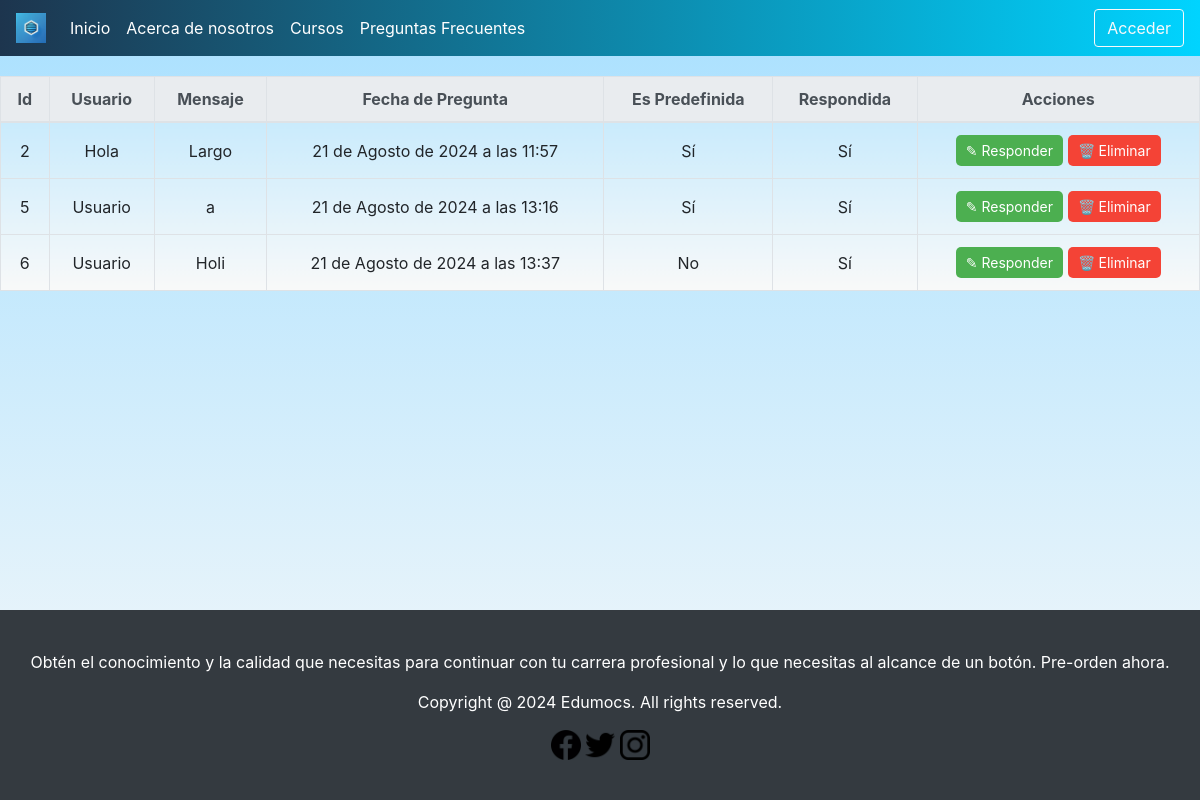
Screenshot of /preguntas/ with the database file from the repository.
### foro/models.py (models this page shows, shortened)
class Pregunta(models.Model):
    id = models.AutoField(primary_key=True,verbose_name="Id_Pregunta")
    nombre_usuario = models.CharField(max_length=100 ,default="Usuario")
    mensaje = models.TextField()
    fecha_pregunta = models.DateTimeField(auto_now_add=True)
    es_predefinida = models.BooleanField(default=False)
    respondida = models.BooleanField(default= False)
    notificado = models.BooleanField(default= False)
    created = models.DateTimeField(auto_now_add= True)

### administrador/views.py (the view)
# urls.py: path('preguntas/', viewsAdmin.verPreguntas, name='verPreguntas'),
def verPreguntas(request):
    pregunta_list = Pregunta.objects.all()
    paginator = Paginator(pregunta_list, 10)  # Muestra 10 preguntas por página
    page_number = request.GET.get('page')
    preguntas = paginator.get_page(page_number)
    return render(request, 'administrador/verPreguntas.html', {'preguntas': preguntas})

### contenido/context_processors.py (called while the page is built)
def notificaciones(request):
    if request.user.is_authenticated and request.user.is_staff:
        notificaciones = Pregunta.objects.filter(respondida=False)
        return {
            'notificaciones': notificaciones,
            'notificaciones_count': notificaciones.count()
        }
    return {}

### administrador/templates/administrador/verPreguntas.html (shortened to what this page needs)
{% extends "contenido/BaseNavBar.html" %}
{% block contenido %}
<div class="table-responsive">
    <table class="table table-bordered table-hover">
        <thead class="thead-light">
            <tr>
                <th>Id</th>
                <th>Usuario</th>
                <th>Mensaje</th>
                <th>Fecha de Pregunta</th>
                <th>Es Predefinida</th>
                <th>Respondida</th>
                <th>Acciones</th>
            </tr>
        </thead>
        <tbody>
            {% for pregunta in preguntas %}
            <tr>
                <td>{{ pregunta.id }}</td>
                <td>{{ pregunta.nombre_usuario }}</td>
                <td>{{ pregunta.mensaje }}</td>
                <td>{{ pregunta.fecha_pregunta }}</td>
                <td>{{ pregunta.es_predefinida|yesno:"Sí,No" }}</td>
                <td>{{ pregunta.respondida|yesno:"Sí,No" }}</td>
                <td>
                    <a href="{% url 'responder_pregunta' pregunta.id %}">
                        <button class="btn btn-edit btn-sm">&#x270E; Responder</button>
                    </a>
                    <a href="{% url 'eliminar_pregunta' pregunta.id %}" onclick="return confirm('¿Estás seguro de que deseas eliminar esta pregunta?');">
                        <button class="btn btn-delete btn-sm">&#x1F5D1; Eliminar</button>
                    </a>
                </td>
            </tr>
            {% endfor %}
        </tbody>
    </table>
</div>
{% endblock contenido %}

### contenido/templates/contenido/BaseNavBar.html (shortened to what this page needs)
{% block navbar %}
<head>
    <link href="https://stackpath.bootstrapcdn.com/bootstrap/4.5.2/css/bootstrap.min.css" rel="stylesheet">
    {% load static %}
    <link rel="stylesheet" href="{% static 'edumocs/css/styles.css' %}">
</head>
{%if request.user.is_authenticated%}
<nav class="navbar navbar-expand-lg navbar-light">
    <a class="navbar-brand" href="{% url 'Inicio' %}">
        <img src="{%static '/edumocs/images/logo.webp'%}" width="30" height="30" class="d-inline-block align-top" alt="">
    </a>
    <button class="navbar-toggler" type="button" data-toggle="collapse" data-target="#navbarNav" aria-controls="navbarNav" aria-expanded="false" aria-label="Toggle navigation">
        <span class="navbar-toggler-icon"></span>
    </button>
    <div class="collapse navbar-collapse" id="navbarNav">
        <ul class="navbar-nav mr-auto">
            <li class="nav-item">
                <a class="nav-link" href="{% url "Administrador" %}">Inicio</a>
            </li>
            <li class="nav-item">
                <a class="nav-link" href="{% url "Dashboard" %}">Cursos Populares</a>
            </li>
            <li class="nav-item">
                <a class="nav-link" href="{% url "verPreguntas" %}">Chat de Ayuda</a>
            </li>
        </ul>
    {% if request.user.is_authenticated %}
    <div class="dropdown">
        <a href="{% url "Administrador" %}" class="nav-link" id="notificacionesDropdown" data-toggle="dropdown" aria-haspopup="true" aria-expanded="false">
            <img src="{% static 'edumocs/images/campana.png' %}" alt="Notificaciones" width="30" height="30">
            {% if notificaciones_count > 0 %}
                <span class="badge badge-danger">{{ notificaciones_count }}</span>
            {% endif %}
        </a>
        <div class="dropdown-menu dropdown-menu-right" aria-labelledby="notificacionesDropdown">
            {% if notificacion.id %}
                <a href="{% url 'responder_pregunta' pregunta_id=notificacion.id %}">Responder</a>
            {% else %}
                <span>Respuesta no disponible</span>
            {% endif %}
        {% if notificaciones %}
        {% for notificacion in notificaciones %}
        <div>
          Pregunta: {{ notificacion.mensaje }}
          <a href="{% url 'responder_pregunta' pregunta_id=notificacion.id %}">Responder</a>
        </div>
      {% endfor %}
        {% else %}
            <a class="dropdown-item" href="#">No hay notificaciones</a>
        {% endif %}
    </div>
</div>
        <a class="navbar-brand" href="{% url 'Administrador' %}">
            <img
              src="{% static '/edumocs/images/profile.png' %}"
              width="30"
              height="30"
              class="d-inline-block align-top"
              alt="Admin"
            />
          </a>
    {% else %}
        <a href="{% url 'Login' %}">
            <button class="btn btn-outline-light my-2 my-sm-0" type="button">Acceder</button>
        </a>
    {% endif %}
        </div>
    </nav>
{%else%}
<nav class="navbar navbar-expand-lg navbar-light">
    <a class="navbar-brand" href="{% url 'Inicio' %}">
        <img src="{% static '/edumocs/images/logo.webp' %}" width="30" height="30" class="d-inline-block align-top" alt="">
    </a>
    <div class="collapse navbar-collapse" id="navbarNav">
        <ul class="navbar-nav mr-auto">
            <li class="nav-item">
                <a class="nav-link" href="{% url 'Inicio' %}">Inicio</a>
            </li>
            <li class="nav-item">
                <a class="nav-link" href="{% url 'Acercade' %}">Acerca de nosotros</a>
            </li>
            <li class="nav-item">
                <a class="nav-link" href="{% url 'Cursos' %}">Cursos</a>
            </li>
            <li class="nav-item">
                <a class="nav-link" href="{% url 'Tablon' %}">Preguntas Frecuentes</a>
            </li>
        </ul>
        {% block boton %}
        {% if request.user.is_authenticated %}
            <a class="navbar-brand" href="{% url 'Administrador' %}">
                <img src="{% static '/edumocs/images/profile.png' %}" width="30" height="30" class="d-inline-block align-top" alt="Admin" />
            </a>
        {% else %}
            <a href="{% url 'Login' %}">
                <button class="btn btn-outline-light my-2 my-sm-0" type="button">Acceder</button>
            </a>
        {% endif %}
        {% endblock boton %}
    </div>
</nav>
{%endif%}
{% endblock navbar %}
{% block contenido %}{% endblock contenido %}
<footer class="footer">
    <p>Obtén el conocimiento y la calidad que necesitas para continuar con tu carrera profesional y lo que necesitas al alcance de un botón. Pre-orden ahora.</p>
    <p>Copyright @ 2024 Edumocs. All rights reserved.</p>
    <div>
        <a href="#"><img src="{% static '/edumocs/images/facebook.png' %}" alt="Facebook" width="30" height="30"></a>
        <a href="#"><img src="{% static '/edumocs/images/twitter.png' %}" alt="Twitter" width="30" height="30"></a>
        <a href="#"><img src="{% static '/edumocs/images/instagram.png' %}" alt="Instagram" width="30" height="30"></a>
    </div>
</footer>

### edumocs/static/edumocs/css/styles.css (style rules this page uses)
.navbar { background: linear-gradient(to right, #1d354e, #00d4ff); }
.navbar-nav .nav-link { color: white !important; }
.header, .section, .footer { text-align: center; padding: 40px 20px; }
footer { background: #343a40; color: white; padding: 20px 0; position: relative; bottom: 0; width: 100%; text-align: center; margin-top: auto; }
.table { background: linear-gradient(to bottom, #bde7fd, #f8f9f9); width: 100%; margin-top: 20px; }
.table th, .table td { text-align: center; vertical-align: middle; }
.btn-edit { background-color: #4CAF50; color: white; border: none; border-radius: 5px; padding: 5px 10px; cursor: pointer; }
.btn-delete { background-color: #F44336; color: white; border: none; border-radius: 5px; padding: 5px 10px; cursor: pointer; }

### rows the page displays
Pregunta: id "2", nombre_usuario "Hola", mensaje "Largo", fecha_pregunta "21 de Agosto de 2024 a las 11:57", es_predefinida "Sí", respondida "Sí"
Pregunta: id "5", nombre_usuario "Usuario", mensaje "a", fecha_pregunta "21 de Agosto de 2024 a las 13:16", es_predefinida "Sí", respondida "Sí"
Pregunta: id "6", nombre_usuario "Usuario", mensaje "Holi", fecha_pregunta "21 de Agosto de 2024 a las 13:37", es_predefinida "No", respondida "Sí"
